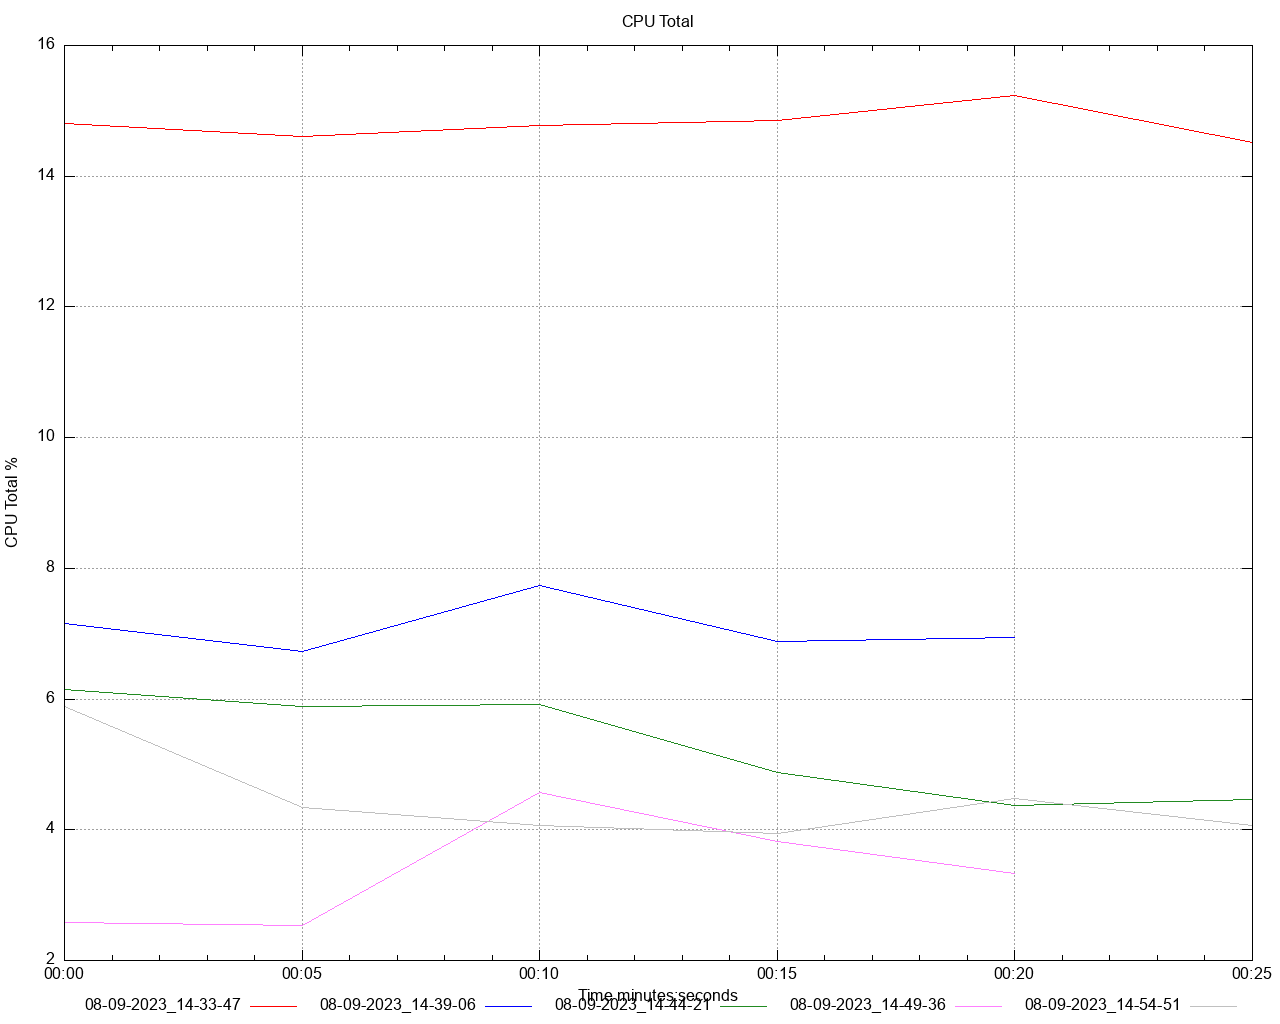

This figure's gnuplot source:
set title 'CPU Total' noenhanced
set style data lines
set datafile separator ","
set terminal png size 1280,1024
set grid
set key below
set xdata time
set timefmt "%s"
offset = 0
t0(x)=(offset=($0==0) ? x : offset, x - offset)
set xlabel 'Time minutes:seconds'
set ylabel 'CPU Total %'
set output '/Users/gbarnett/git/hazelcast-simulator/atomiclong-3node-member/atomicreference/dstat/cpu_total_A3.png'
plot \
   '/Users/gbarnett/git/hazelcast-simulator/atomiclong-3node-member/atomicreference/data/cpu_total_A3_1.data' using (t0(timecolumn(1))):2 title "08-09-2023_14-33-47" noenhanced lt rgb "red", \
   '/Users/gbarnett/git/hazelcast-simulator/atomiclong-3node-member/atomicreference/data/cpu_total_A3_2.data' using (t0(timecolumn(1))):2 title "08-09-2023_14-39-06" noenhanced lt rgb "blue", \
   '/Users/gbarnett/git/hazelcast-simulator/atomiclong-3node-member/atomicreference/data/cpu_total_A3_3.data' using (t0(timecolumn(1))):2 title "08-09-2023_14-44-21" noenhanced lt rgb "forest-green", \
   '/Users/gbarnett/git/hazelcast-simulator/atomiclong-3node-member/atomicreference/data/cpu_total_A3_4.data' using (t0(timecolumn(1))):2 title "08-09-2023_14-49-36" noenhanced lt rgb "orchid", \
   '/Users/gbarnett/git/hazelcast-simulator/atomiclong-3node-member/atomicreference/data/cpu_total_A3_5.data' using (t0(timecolumn(1))):2 title "08-09-2023_14-54-51" noenhanced lt rgb "grey", \
